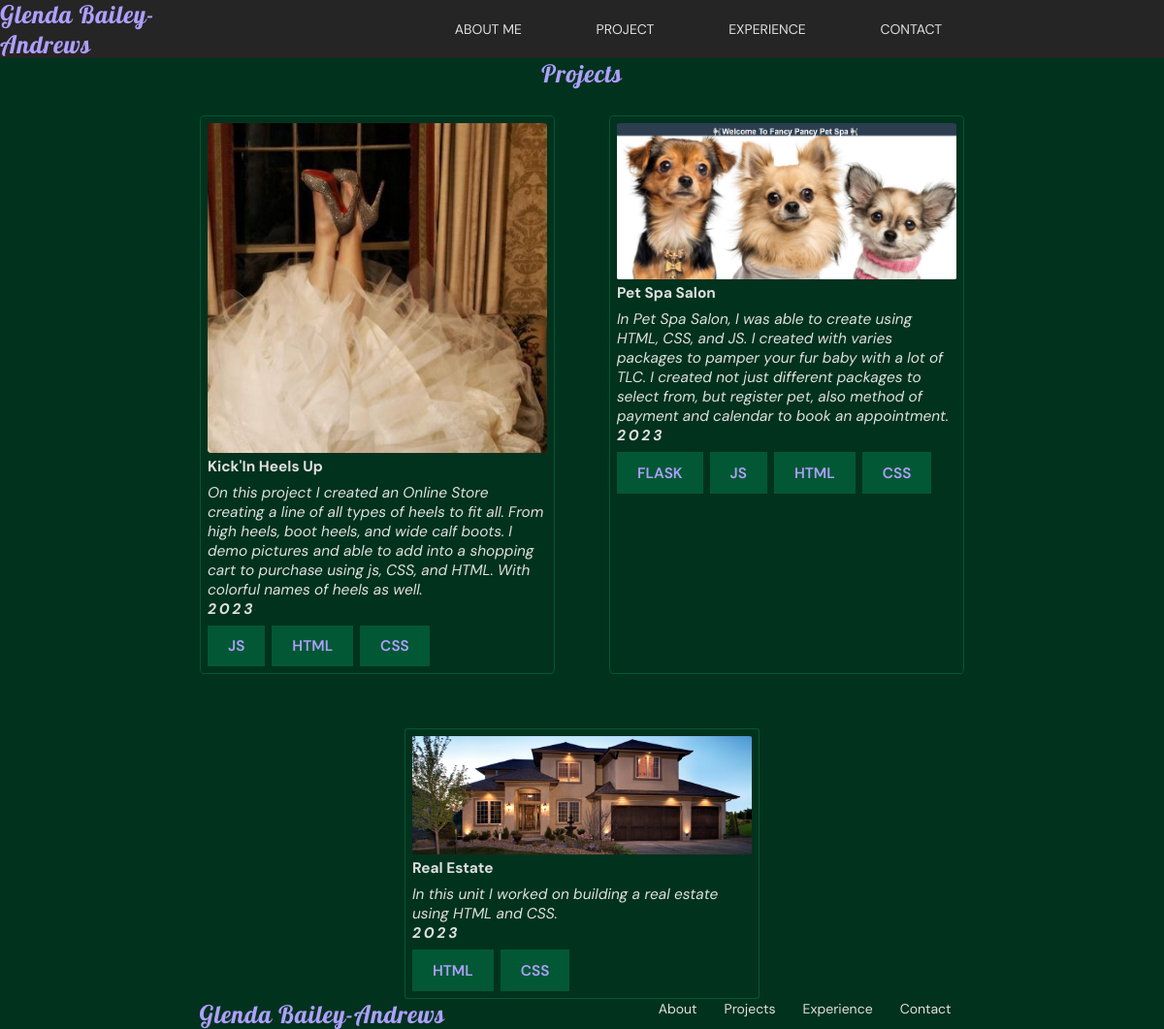
/projects/, run on the app's committed database.
### projects/models.py (models this page shows, shortened)
class Project(models.Model):
    name = models.CharField(max_length=225)
    description = models.TextField()
    year = models.IntegerField()
    image = models.ImageField(upload_to='projects_images/')
    repository =models.URLField()
    technologies = models.ManyToManyField(Technology)

class Technology(models.Model):
    name = models.CharField(max_length=100)

### projects/views.py (the view)
# urls.py: path('',views.project_list, name='projects_list'),
def project_list(request):
    projects = Project.objects.all()
    return render(request, 'projects/list.html', {
        'projects': projects
    })

### templates/projects/list.html (shortened to what this page needs)
{% extends 'base.html' %}
{% load static %}
{% block content %}
<section class="projects-section center">
    <h2>Projects</h2>
    <div class="projects-list">
        {% for project in projects %}
        <div class="project-card">
            <a href="{{ project.repository}}"target="_blank">
                <img src="{{ project.image }}" alt="">
                <p>{{ project.name }}</p>
                <p>{{ project.description }}</p>
                <p>{{ project.year }}</p>
                <div class="technologies center">
                    {% for tech in project.technologies.all %}
                    <label>{{ tech.name}}</label>
                {% endfor %}
                </div>
            </a>
        </div>
        {% endfor %}
    </div>
</section>
{% endblock content %}

### templates/base.html (shortened to what this page needs)
{% load static %}
<!DOCTYPE html>
<html lang="en">
<head>
    <link rel="stylesheet" href="{% static './css/base.css' %}">
    <link rel="stylesheet" href="{% static './css/header.css' %}">
    <link rel="stylesheet" href="{% static './css/sections.css' %}">
    <link rel="stylesheet" href="{% static './css/footer.css' %}">
    <link rel="stylesheet" href="{% static './css/responsive.css' %}">
</head>
<body>
    <header class="center">
        <div class="logo center">
            <a href="">
                <h2>Glenda Bailey-Andrews</h2>
            </a>
        </div>
        <nav>
            <div class="nav-link center">
                <a href="{% url 'about' %}">About Me</a>
                <a href="{% url 'projects_list' %}">Project</a>
                <a href="{% url 'experience_list' %}">Experience</a>
                <a href="{% url 'contact' %}">Contact</a>
            </div>
        </nav>
    </header>
    {% block content %}
    {% endblock content %}
  <footer>
    <a href="{% url 'about' %}">
        <h2>Glenda Bailey-Andrews</h2>
    </a>
    <nav class="nav-footer center">
        <a href="{% url 'about' %}">About</a>
        <a href="{% url 'projects_list' %}">Projects</a>
        <a href="{% url 'experience_list' %}">Experience</a>
        <a href="{% url 'contact' %}">Contact</a>
    </nav>
  </footer>
</body>
</html>

### static/css/base.css (style rules this page uses)
:root { --primary-color: #af9fff; --primary-color-100: #eae5ff; --primary-color-100: #7f66ff; --secondary-color: #025834; --secondary-color-600: #04c876; --secondary-color-900: #01321e; --neutral-color: #e0e0e0; --background-color: #1b1b1b; --surface-color: #252525; --lobster-font: "Lobster", sans-serif; --sans-font: "DM Sans", san-serif; }
.center { display: flex; justify-content: center; align-items: center; }
html { font-size: 14px; background-color: var(--background-color); }
* { font-family: var(--sans-font); margin: 0px; padding: 0px; }
body { height: 100vh;; flex-direction: column; display:flex; justify-content: space-between; }
h2 { color: var(--primary-color); font-family: var(--lobster-font); font-weight: 400; letter-spacing: 0.06rem; font-size: 1.8rem; }
p { color: var(--neutral-color); font-size: 1.1rem; }

### static/css/header.css (style rules this page uses)
header { background-color: var(--surface-color); height: 60px; position: sticky; top: 0px; }
.logo { width: 20%; height: 100%; }
nav { width: 80%; height: 100%; }
.nav-link { height: 100%; }
a { text-decoration: none; }
.nav-link a { color: var(--neutral-color); font-size: 1rem; text-transform: uppercase; margin: 2%; padding: 1% 2%; }

### static/css/sections.css (style rules this page uses)
.skills label, .technologies label { color: var(--primary-color); background-color: var(--secondary-color); font-size: 1.1rem; text-transform: uppercase; font-weight: 600; padding: 0.8rem 1.5rem; cursor: initial; }
.projects-section { flex-direction: column; padding: 2 rem; background-color: var(--secondary-color-900); }
.project-card img { width: 100%; border-radius: 1%; }
.project-card { width: 25rem; display: flex; flex-wrap: wrap; padding:0.5rem; border: 1px solid var(--secondary-color); border-radius: 1%; }
.projects-list { display: flex; flex-wrap: wrap; justify-content: center; width: 100%; gap:4rem; margin-top:2rem; }
.technologies { justify-content: flex-start; gap: 0.5rem; flex-wrap: wrap; margin-top: 0.5rem; }
a p:nth-child(2) , .experience-card p:nth-child(1) { font: 1.5rem; font-weight: bolder; margin-bottom:0.5rem; }
a p:nth-child(3), .experience-card p:nth-child(2) { font-style: italic; }
a p:nth-child(4), .experience-card p:nth-child(4) { font-style: italic; font-weight: bolder; letter-spacing: 0.2rem; margin-bottom: 0.5rem; }

### static/css/footer.css (style rules this page uses)
footer { height: 10rem; background-color: var(--secondary-color-900); display:flex; justify-content: space-evenly; align-items: center; }
footer nav { width: max-content; }
footer nav a { color: var(--neutral-color); margin: 0px 1rem; height: 2rem; }

### data on the page
Project: image (picture), name "Kick'In Heels Up", description "On this project I created an Online Store creating a line of all types of heels to fit all. From high heels, boot heels, and wide calf boots. I demo pictures and able to add into a shopping cart to purchase using js, CSS, and HTML. With colorful names of heels as well.", year "2023"
Technology: name "JS"
Technology: name "HTML"
Technology: name "CSS"
Project: image (picture), name "Pet Spa Salon", description "In Pet Spa Salon, I was able to create using HTML, CSS, and JS. I created with varies packages to pamper your fur baby with a lot of TLC. I created not just different packages to select from, but register pet, also method of payment and calendar to book an appointment.", year "2023"
Technology: name "FLASK"
Project: image (picture), name "Real Estate", description "In this unit I worked on building a real estate using HTML and CSS.", year "2023"
